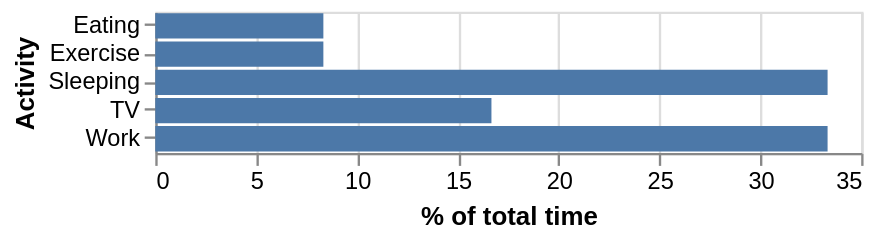

This figure's Vega-Lite source:
### Vega-Lite specification from a JSON file in a GitHub repository (floating-point values rounded to 4 significant figures)
{"$schema": "https://vega.github.io/schema/vega-lite/v5.json", "data": {"values": [{"Activity": "Sleeping", "Time": 8}, {"Activity": "Eating", "Time": 2}, {"Activity": "TV", "Time": 4}, {"Activity": "Work", "Time": 8}, {"Activity": "Exercise", "Time": 2}]}, "description": "Calculation of percentage of total", "encoding": {"x": {"axis": {"title": "% of total time"}, "field": "PercentOfTotal", "type": "quantitative"}, "y": {"field": "Activity", "type": "nominal"}}, "height": {"step": 12}, "mark": "bar", "transform": [{"frame": [null, null], "window": [{"as": "TotalTime", "field": "Time", "op": "sum"}]}, {"as": "PercentOfTotal", "calculate": "datum.Time/datum.TotalTime * 100"}]}
